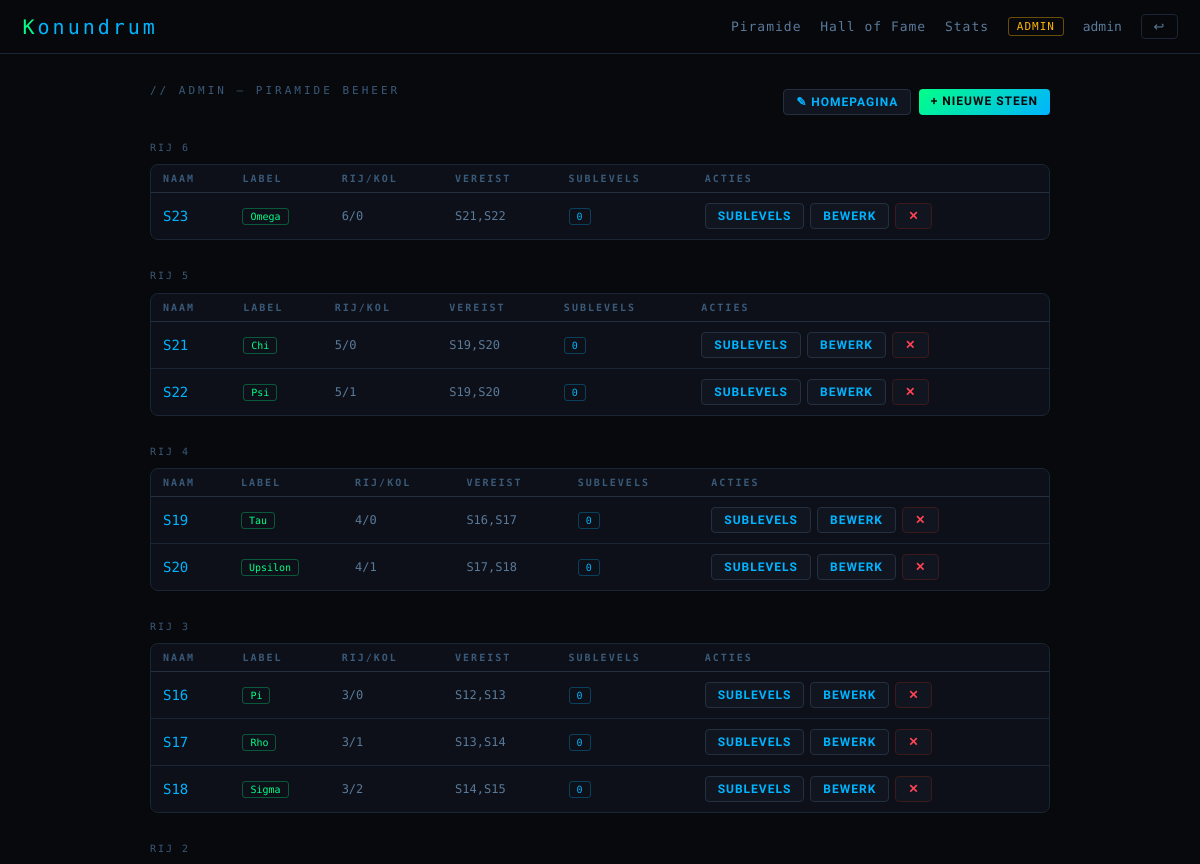
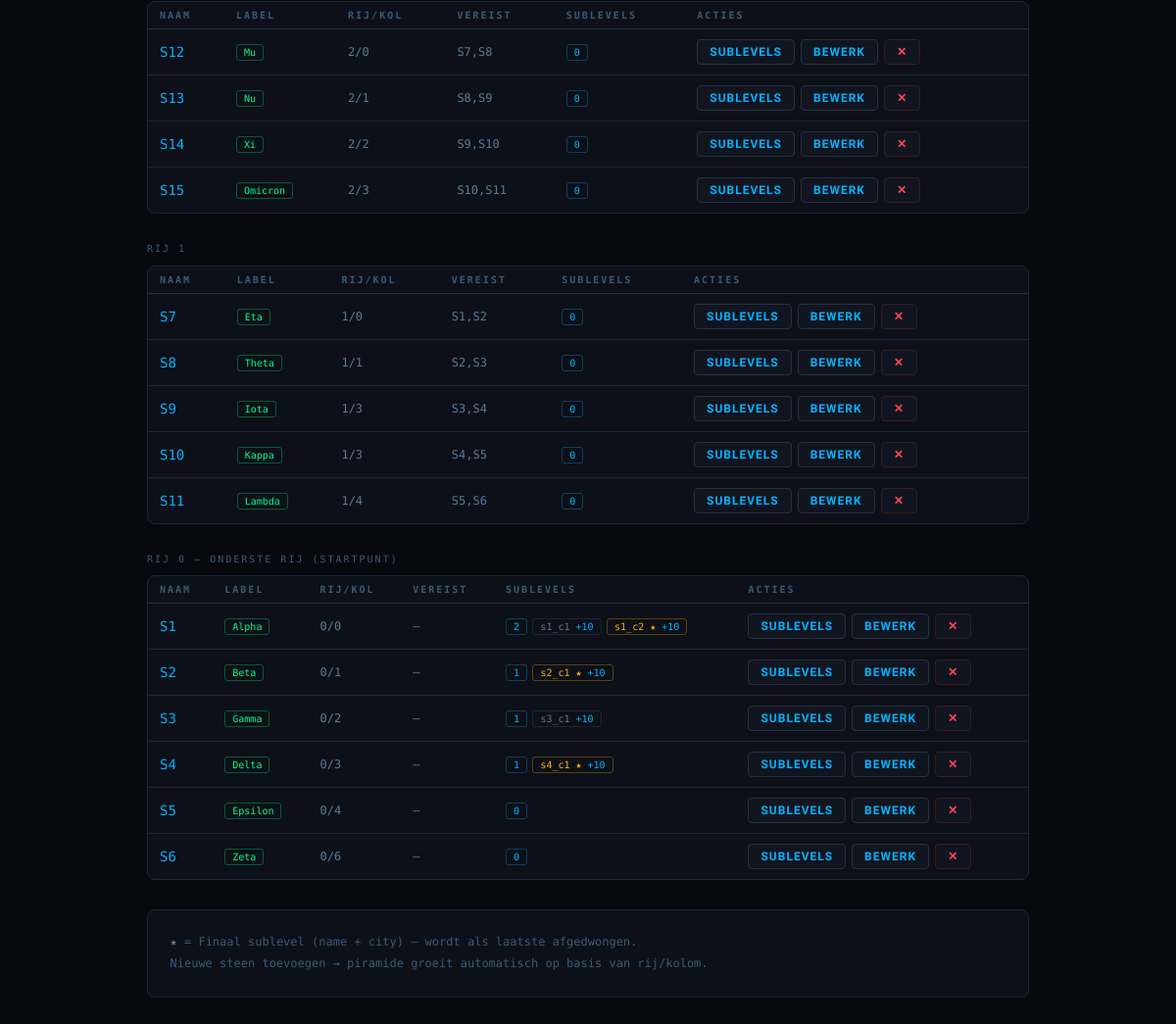
The page /admin (signed in) on the database its author committed (2 pictures, top to bottom).
### tables this page shows
CREATE TABLE stones (
            id           INTEGER PRIMARY KEY AUTOINCREMENT,
            name         TEXT UNIQUE NOT NULL,   -- bijv. S1
            label        TEXT NOT NULL,           -- weergavenaam op blok
            row          INTEGER NOT NULL,        -- 0 = onderste rij
            col          INTEGER NOT NULL,        -- positie in rij
            dependencies TEXT DEFAULT ''          -- komma-gescheiden stone.name waarden
        , home_content TEXT DEFAULT '');

CREATE TABLE challenges (
            id             INTEGER PRIMARY KEY AUTOINCREMENT,
            stone_id       INTEGER NOT NULL REFERENCES stones(id),
            ord            INTEGER DEFAULT 0,
            slug           TEXT NOT NULL UNIQUE,  -- challenges/<slug>.html
            is_final       INTEGER DEFAULT 0,     -- 1 = laatste sublevel → name+city
            answer_1       TEXT    DEFAULT '',    -- voor is_final=0
            answer_name    TEXT    DEFAULT '',    -- voor is_final=1
            answer_city    TEXT    DEFAULT '',    -- voor is_final=1
            hint_1         TEXT    DEFAULT '',
            hint_name      TEXT    DEFAULT '',
            hint_city      TEXT    DEFAULT '',
            hint_threshold REAL    DEFAULT 0.6
        , title TEXT DEFAULT '', points INTEGER DEFAULT 10);

### app.py (the view)
@app.route("/admin")
@admin_required
def admin():
    stones = db.get_all_stones()
    stone_data = []
    for s in stones:
        conn = db.get_db()
        chs = conn.execute("SELECT * FROM challenges WHERE stone_id=? ORDER BY ord", (s["id"],)).fetchall()
        conn.close()
        stone_data.append({"stone": s, "challenges": chs})
    return render_template("admin.html", stone_data=stone_data)

### app.py (called while the page is built)
def admin_required(f):
    @wraps(f)
    def inner(*args, **kwargs):
        if not session.get("is_admin"):
            return redirect(url_for("pyramid"))
        return f(*args, **kwargs)
    return inner

### database.py (called while the page is built)
def get_db():
    conn = sqlite3.connect(DB_PATH)
    conn.row_factory = sqlite3.Row
    conn.execute("PRAGMA foreign_keys = ON")
    return conn

def get_all_stones():
    conn = get_db()
    try:
        return conn.execute("SELECT * FROM stones ORDER BY row,col").fetchall()
    finally:
        conn.close()

### templates/admin.html (shortened to what this page needs)
{% extends "base.html" %}
{% block body %}
<div class="page">
  <div class="flex-between" style="margin-bottom:1.5rem;">
    <div class="page-title">// ADMIN — PIRAMIDE BEHEER</div>
    <div style="display:flex;gap:.5rem;">
      <a href="{{ url_for('admin_home_content') }}" class="btn btn-secondary btn-sm">✎ Homepagina</a>
      <a href="{{ url_for('admin_add_stone') }}" class="btn btn-primary btn-sm">+ Nieuwe steen</a>
    </div>
  </div>
  {% if stone_data %}
    {% set rows = {} %}
    {% for item in stone_data %}
      {% set r = item.stone.row %}
      {% if r not in rows %}{% set _ = rows.update({r:[]}) %}{% endif %}
      {% set _ = rows[r].append(item) %}
    {% endfor %}
    {% for row_num in rows|sort(reverse=true) %}
      <div style="margin-bottom:2rem;">
        <div style="font-family:var(--mono);font-size:10px;letter-spacing:2px;color:var(--dim);text-transform:uppercase;margin-bottom:.75rem;">
          RIJ {{ row_num }}{% if row_num == 0 %} — onderste rij (startpunt){% endif %}
        </div>
        <div class="card" style="padding:0;overflow:hidden;">
          <table class="tbl">
            <thead><tr>
              <th>Naam</th><th>Label</th><th>Rij/Kol</th>
              <th>Vereist</th><th>Sublevels</th><th>Acties</th>
            </tr></thead>
            <tbody>
            {% for item in rows[row_num] %}
              <tr>
                <td><span style="font-family:var(--mono);color:var(--blue)">{{ item.stone.name }}</span></td>
                <td><span class="badge badge-green">{{ item.stone.label }}</span></td>
                <td style="font-family:var(--mono);font-size:12px;color:var(--text-dim)">{{ item.stone.row }}/{{ item.stone.col }}</td>
                <td style="font-family:var(--mono);font-size:12px;color:var(--text-dim)">
                  {{ item.stone.dependencies if item.stone.dependencies else '—' }}
                </td>
                <td>
                  <span class="badge badge-blue">{{ item.challenges|length }}</span>
                  {% for ch in item.challenges %}
                    <span class="badge {% if ch.is_final %}badge-yellow{% else %}badge-dim{% endif %}" style="margin-left:2px;">
                      {{ ch.title or ch.slug }}{% if ch.is_final %} ★{% endif %}
                      <span style="color:var(--blue)">+{{ ch.points }}</span>
                    </span>
                  {% endfor %}
                </td>
                <td>
                  <div class="act">
                    <a href="{{ url_for('admin_stone_challenges', stone_id=item.stone.id) }}" class="btn btn-secondary btn-sm">Sublevels</a>
                    <a href="{{ url_for('admin_edit_stone', stone_id=item.stone.id) }}" class="btn btn-secondary btn-sm">Bewerk</a>
                    <form method="POST" action="{{ url_for('admin_delete_stone', stone_id=item.stone.id) }}"
                          onsubmit="return confirm('Steen + alle sublevels verwijderen?');" style="margin:0">
                      <button type="submit" class="btn btn-danger btn-sm">✕</button>
                    </form>
                  </div>
                </td>
              </tr>
            {% endfor %}
            </tbody>
          </table>
        </div>
      </div>
    {% endfor %}
    <div class="card" style="font-family:var(--mono);font-size:12px;color:var(--dim);line-height:1.8;">
      <strong style="color:var(--text-dim)">★</strong> = Finaal sublevel (name + city) — wordt als laatste afgedwongen.<br>
      Nieuwe steen toevoegen → piramide groeit automatisch op basis van rij/kolom.
    </div>
  {% else %}
    <div class="card" style="text-align:center;padding:3rem;color:var(--text-dim);font-family:var(--mono);">
      Nog geen stenen. <a href="{{ url_for('admin_add_stone') }}">Voeg de eerste toe.</a>
    </div>
  {% endif %}
</div>
{% endblock %}

### templates/base.html (style rules this page uses)
*, *::before, *::after { margin:0; padding:0; box-sizing:border-box; }
:root { --bg:#08090d; --bg2:#0d1018; --bg3:#111520; --border:#1a2535; --border2:#243040; --green:#00ff88; --blue:#00b4ff; --yellow:#ffb400; --red:#ff4455; --dim:#3a5a7a; --text:#c0cedd; --text-dim:#5a7a9a; --mono:'Share Tech Mono',monospace; --sans:'Rajdhani',sans-serif; }
html { font-size:15px; }
body { background:var(--bg); color:var(--text); font-family:var(--sans); min-height:100vh; }
a { color:var(--blue); text-decoration:none; }
.page { max-width:960px; margin:0 auto; padding:2rem; }
.page-title { font-family:var(--mono); font-size:11px; letter-spacing:3px; color:var(--dim); text-transform:uppercase; margin-bottom:1.5rem; }
.card { background:var(--bg2); border:1px solid var(--border); border-radius:8px; padding:1.5rem; }
.btn { display:inline-block; padding:9px 20px; border-radius:4px; cursor:pointer; font-family:var(--sans); font-size:14px; font-weight:700; letter-spacing:1px; text-transform:uppercase; border:none; transition:all .2s; text-decoration:none !important; }
.btn-primary { background:linear-gradient(135deg,var(--green),var(--blue)); color:var(--bg); }
.btn-secondary { background:var(--bg3); border:1px solid var(--border2); color:var(--blue); }
.btn-danger { background:var(--bg3); border:1px solid #3a1a1a; color:var(--red); }
.btn-sm { padding:5px 12px; font-size:12px; }
.tbl { width:100%; border-collapse:collapse; font-size:14px; }
.tbl th { font-family:var(--mono); font-size:10px; letter-spacing:2px; text-transform:uppercase; color:var(--dim); padding:8px 12px; border-bottom:1px solid var(--border2); text-align:left; }
.tbl td { padding:10px 12px; border-bottom:1px solid var(--border); vertical-align:middle; }
.tbl tr:last-child td { border-bottom:none; }
.badge { display:inline-block; font-family:var(--mono); font-size:10px; padding:2px 7px; border-radius:3px; }
.badge-green { color:var(--green); border:1px solid rgba(0,255,136,.3); }
.badge-blue { color:var(--blue); border:1px solid rgba(0,180,255,.3); }
.badge-yellow { color:var(--yellow); border:1px solid rgba(255,180,0,.3); }
.badge-dim { color:var(--text-dim); border:1px solid var(--border); }
.act { display:flex; gap:6px; flex-wrap:wrap; }
.flex-between { display:flex; justify-content:space-between; align-items:center; }

### rows shown on the page
stones: stone.name "S23", stone.label "Omega", stone.row "6", stone.col "0", stone "S21,S22"
stones: stone.name "S21", stone.label "Chi", stone.row "5", stone.col "0", stone "S19,S20"
stones: stone.name "S22", stone.label "Psi", stone.row "5", stone.col "1", stone "S19,S20"
stones: stone.name "S19", stone.label "Tau", stone.row "4", stone.col "0", stone "S16,S17"
stones: stone.name "S20", stone.label "Upsilon", stone.row "4", stone.col "1", stone "S17,S18"
stones: stone.name "S16", stone.label "Pi", stone.row "3", stone.col "0", stone "S12,S13"
stones: stone.name "S17", stone.label "Rho", stone.row "3", stone.col "1", stone "S13,S14"
stones: stone.name "S18", stone.label "Sigma", stone.row "3", stone.col "2", stone "S14,S15"
stones: stone.name "S12", stone.label "Mu", stone.row "2", stone.col "0", stone "S7,S8"
stones: stone.name "S13", stone.label "Nu", stone.row "2", stone.col "1", stone "S8,S9"
stones: stone.name "S14", stone.label "Xi", stone.row "2", stone.col "2", stone "S9,S10"
stones: stone.name "S15", stone.label "Omicron", stone.row "2", stone.col "3", stone "S10,S11"
stones: stone.name "S7", stone.label "Eta", stone.row "1", stone.col "0", stone "S1,S2"
stones: stone.name "S8", stone.label "Theta", stone.row "1", stone.col "1", stone "S2,S3"
stones: stone.name "S9", stone.label "Iota", stone.row "1", stone.col "3", stone "S3,S4"
stones: stone.name "S10", stone.label "Kappa", stone.row "1", stone.col "3", stone "S4,S5"
stones: stone.name "S11", stone.label "Lambda", stone.row "1", stone.col "4", stone "S5,S6"
stones: stone.name "S1", stone.label "Alpha", stone.row "0", stone.col "0", stone "—"
challenges: title+slug "s1_c1", points "10"
challenges: title+slug "s1_c2", points "10"
stones: stone.name "S2", stone.label "Beta", stone.row "0", stone.col "1", stone "—"
challenges: title+slug "s2_c1", points "10"
stones: stone.name "S3", stone.label "Gamma", stone.row "0", stone.col "2", stone "—"
challenges: title+slug "s3_c1", points "10"
stones: stone.name "S4", stone.label "Delta", stone.row "0", stone.col "3", stone "—"
challenges: title+slug "s4_c1", points "10"
stones: stone.name "S5", stone.label "Epsilon", stone.row "0", stone.col "4", stone "—"
stones: stone.name "S6", stone.label "Zeta", stone.row "0", stone.col "6", stone "—"

### other values the page prints
{{ session.username }} "admin"
{{ row_num }} "6" "5" "4" "3" "2" "1" "0"
{{ item.challenges|length }} "0" "0" "0" "0" "0" "0" "0" "0" "0" "0" "0" "0" "0" "0" "0" "0" "0" "2" "1" "1" "1" "0" "0"
